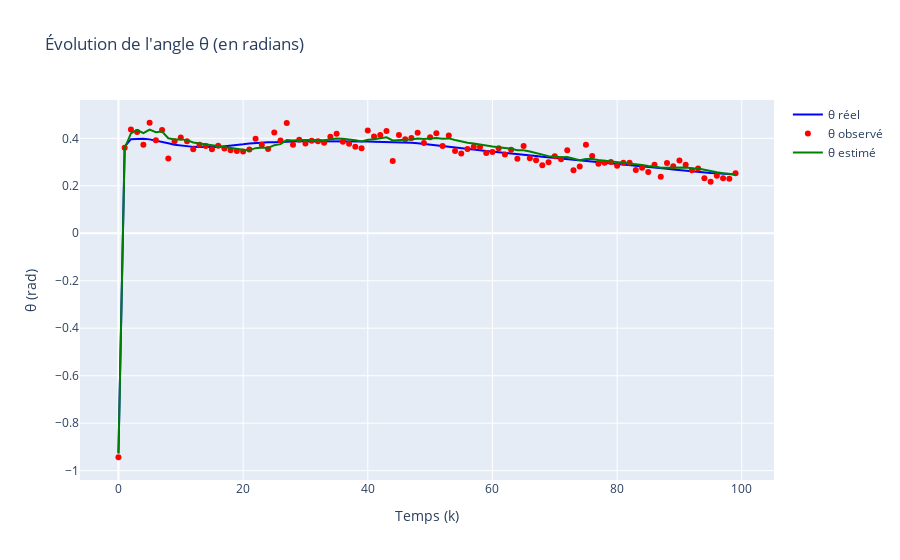

The notebook cell saved with this chart:
### Code cell
fig_theta = go.Figure()
fig_theta.add_trace(go.Scatter(
    y=[h(x_true[:, k])[0] for k in range(T)],
    mode='lines',
    name='θ réel',
    line=dict(color='blue')  # bleu
))
fig_theta.add_trace(go.Scatter(
    y=y[0],
    mode='markers',
    name='θ observé',
    line=dict(color='red')  # orange
))
fig_theta.add_trace(go.Scatter(
    y=[h(x_est[:, k])[0] for k in range(T)],
    mode='lines',
    name='θ estimé',
    line=dict(color='green')  # vert
))
fig_theta.update_layout(
    title="Évolution de l'angle θ (en radians)",
    xaxis_title="Temps (k)",
    yaxis_title="θ (rad)",
    
)
fig_theta.show()
